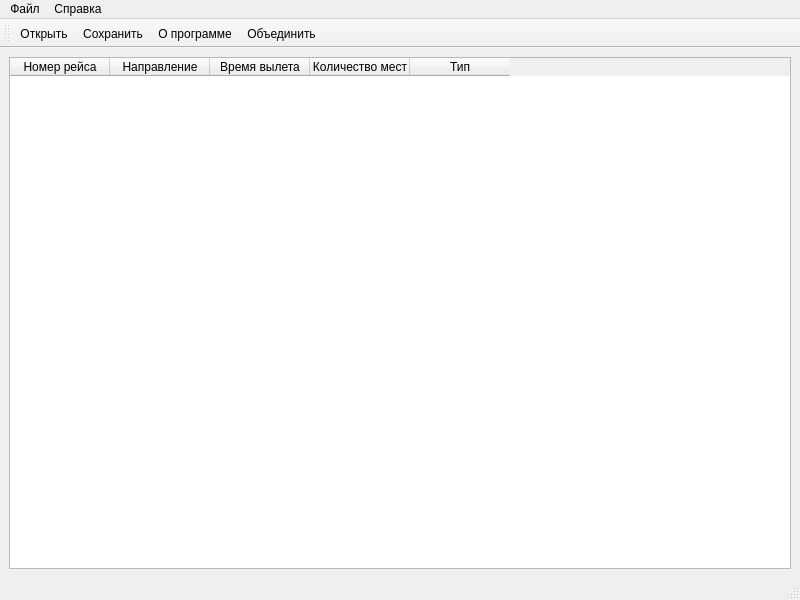
<?xml version="1.0" encoding="UTF-8"?>
<ui version="4.0">
 <class>MainWindow</class>
 <widget class="QMainWindow" name="MainWindow">
  <property name="geometry">
   <rect>
    <x>0</x>
    <y>0</y>
    <width>800</width>
    <height>600</height>
   </rect>
  </property>
  <property name="windowTitle">
   <string>MainWindow</string>
  </property>
  <widget class="QWidget" name="centralwidget">
   <layout class="QHBoxLayout" name="horizontalLayout">
    <item>
     <widget class="QTableWidget" name="tableWidget">
      <property name="statusTip">
       <string/>
      </property>
      <column>
       <property name="text">
        <string>Номер рейса</string>
       </property>
      </column>
      <column>
       <property name="text">
        <string>Направление</string>
       </property>
      </column>
      <column>
       <property name="text">
        <string>Время вылета</string>
       </property>
      </column>
      <column>
       <property name="text">
        <string>Количество мест</string>
       </property>
      </column>
      <column>
       <property name="text">
        <string>Тип</string>
       </property>
      </column>
     </widget>
    </item>
   </layout>
  </widget>
  <widget class="QMenuBar" name="menubar">
   <property name="geometry">
    <rect>
     <x>0</x>
     <y>0</y>
     <width>800</width>
     <height>22</height>
    </rect>
   </property>
   <widget class="QMenu" name="menu">
    <property name="title">
     <string>Файл</string>
    </property>
    <addaction name="fileOpen"/>
    <addaction name="fileSave"/>
    <addaction name="action"/>
   </widget>
   <widget class="QMenu" name="menuInfo">
    <property name="title">
     <string>Справка</string>
    </property>
    <addaction name="helpAbout"/>
   </widget>
   <addaction name="menu"/>
   <addaction name="menuInfo"/>
  </widget>
  <widget class="QStatusBar" name="statusbar"/>
  <widget class="QToolBar" name="toolBar">
   <property name="windowTitle">
    <string>toolBar</string>
   </property>
   <attribute name="toolBarArea">
    <enum>TopToolBarArea</enum>
   </attribute>
   <attribute name="toolBarBreak">
    <bool>false</bool>
   </attribute>
   <addaction name="fileOpen"/>
   <addaction name="fileSave"/>
   <addaction name="helpAbout"/>
   <addaction name="action"/>
  </widget>
  <action name="fileOpen">
   <property name="icon">
    <iconset resource="resource.qrc">
     <normaloff>:/new/img/txt-file-icon-1194.png</normaloff>:/new/img/txt-file-icon-1194.png</iconset>
   </property>
   <property name="text">
    <string>Открыть</string>
   </property>
   <property name="statusTip">
    <string>Открыть существующую базу данных</string>
   </property>
  </action>
  <action name="fileSave">
   <property name="icon">
    <iconset resource="resource.qrc">
     <normaloff>:/new/img/save-download-icon-10.png</normaloff>:/new/img/save-download-icon-10.png</iconset>
   </property>
   <property name="text">
    <string>Сохранить</string>
   </property>
   <property name="statusTip">
    <string>Сохранить базу данных</string>
   </property>
  </action>
  <action name="helpAbout">
   <property name="icon">
    <iconset resource="resource.qrc">
     <normaloff>:/new/img/about.png</normaloff>
     <activeon>img/about.png</activeon>:/new/img/about.png</iconset>
   </property>
   <property name="text">
    <string>О программе</string>
   </property>
  </action>
  <action name="action">
   <property name="text">
    <string>Объединить</string>
   </property>
  </action>
 </widget>
 <resources>
  <include location="resource.qrc"/>
 </resources>
 <connections/>
</ui>
